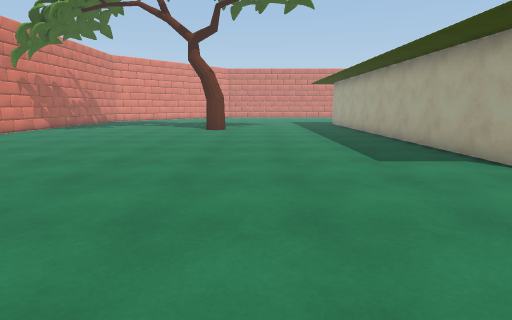
[1] (above)

22 first-person views from a walk through a 3-D level made in the Unity game engine. The camera is 1.3 m above the floor, tilts 10° down and sees 80° across. The floor is counted in squares, 1 m on a side. Each view is taken from the middle of a square. On the plan, view 1 faces up. The plan holds only what a view shows up to about 14 squares ahead; the rest is blank. The place goes on beyond the plan. The player is left out. Door leaves are left out, so doorways stand open. Surface patterns are stand-ins for the level's own textures.

[2]
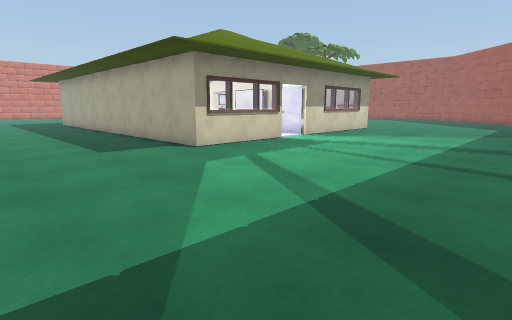

[3]
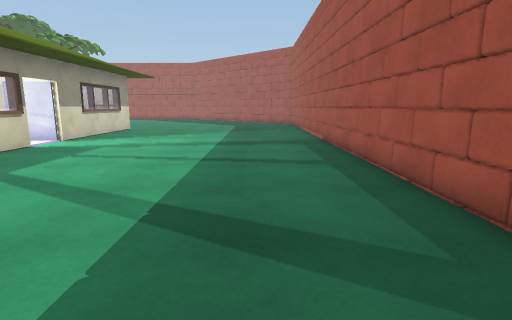

[4]
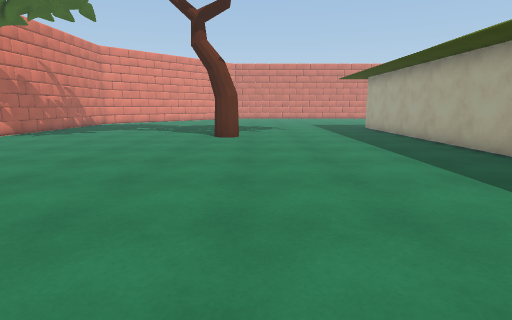

[5]
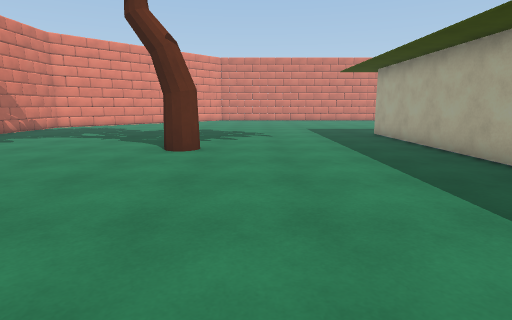

[6]
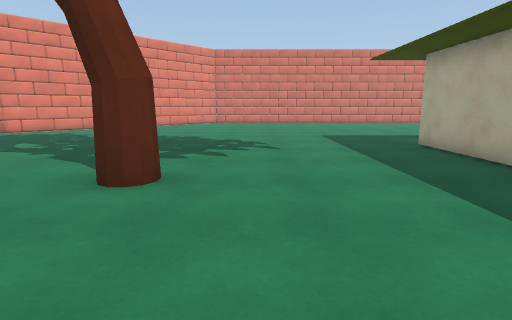

[7]
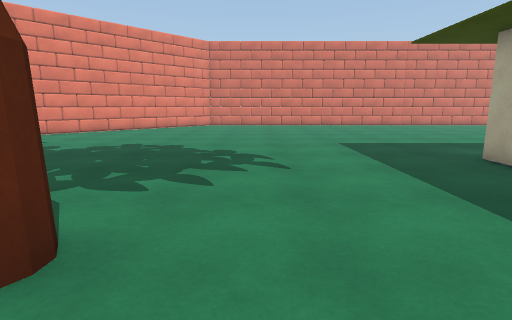

[8]
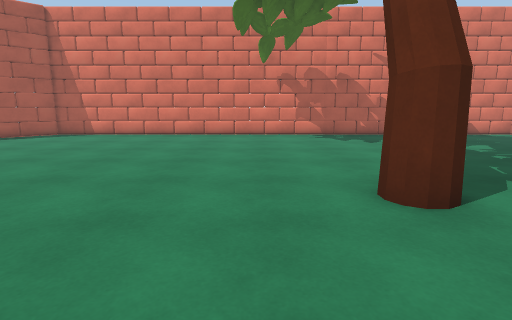

[9]
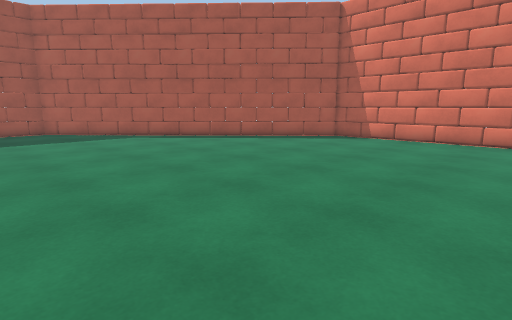

[10]
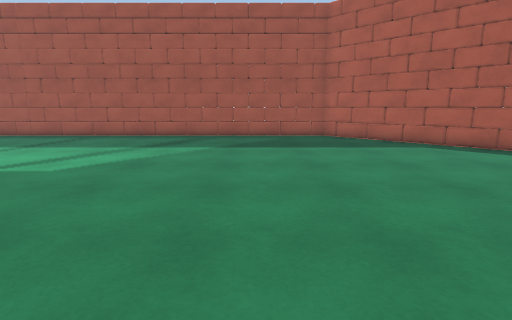

[11]
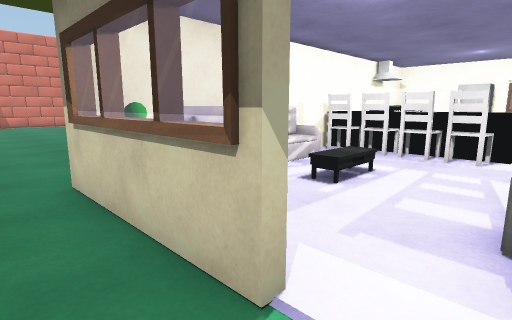

[12]
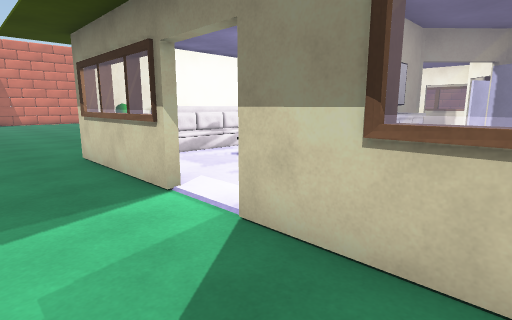

[13]
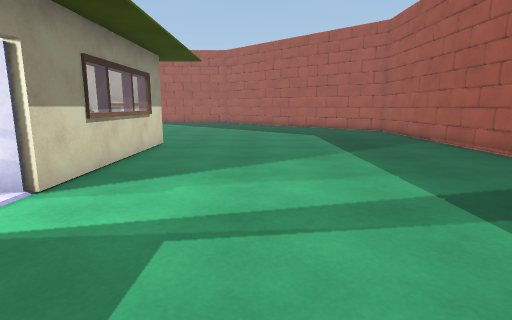

[14]
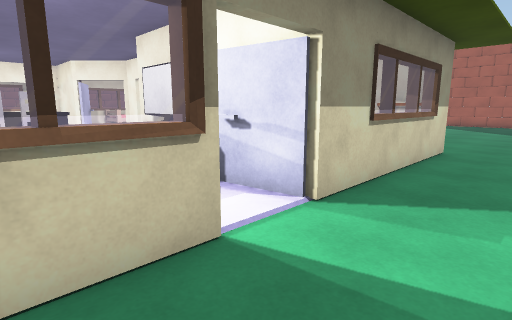

[15]
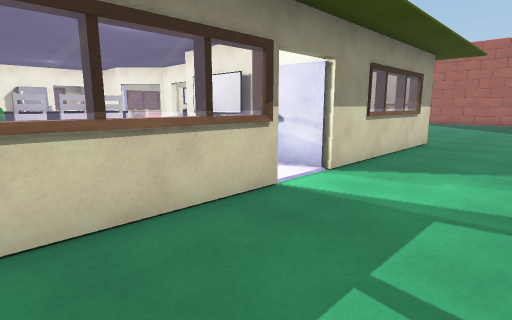

[16]
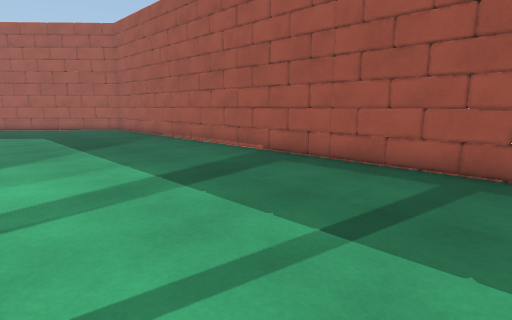

[17]
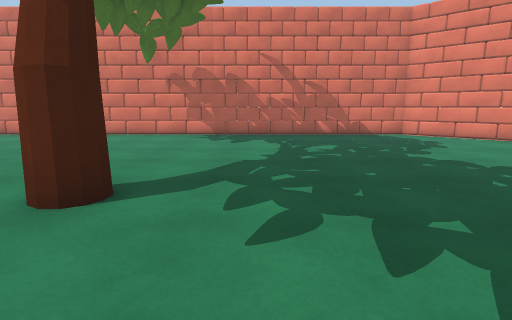

[18]
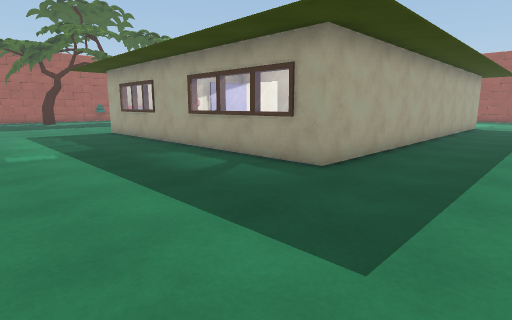

[19]
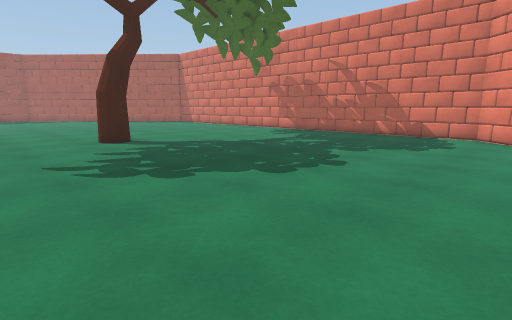

[20]
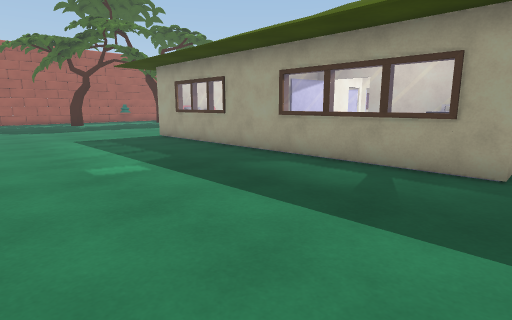

[21]
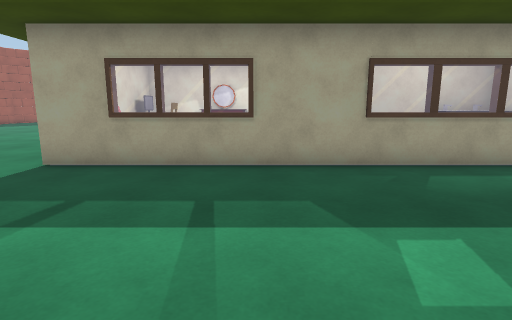

[22]
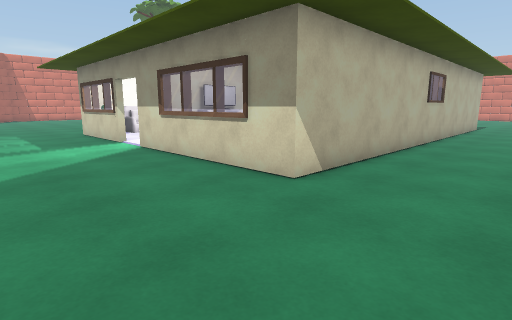

### Floor plan
Key: @ floor where view 1 was taken; # wall or solid block; . floor; D open door; = window, fence, low wall or low ledge; ^ raised ledge; H house; T tree; E oven; S sofa; C computer; O other object.
Columns run from 12 left of view 1 to 21 right of it. Each row starts with its distance up from view 1.
 29  ##..................... .
 28 ##...............................
 27 #.................................
 26 #.................................
 25 #.................................
 24 #................................
 23 #...............................
 22 #.................H====####OOO#.
 21 #.................H    ##    O ..
 20 #.................#^  ###      ...
 19 #.................  ##DD#     #...
 18 #.........T.......  #  H##  C##...
 17 #.........T.......EE   #DDO ###..
 16 #.................E     DDO####..
 15 #.................H^^^   D    #..
 14 #.................H^^^^       #..
 13 #.................#^^^^ D#    #..
 12 #.................H=    D#    #..
 11 #.................S...        #..
 10 #.................#.O.        #..
  9 #.................#...        #..
  8 #.................H=.. #     ##...
  7 #.................#############...
  6 #.................#===DD###==#....
  5 ##................................
  4  ##...............................
  3   ##..............................
  2    ##.............................
  1     ##............................
  0      ##.....@.....................
 -1       #...........................
 -2       ##..........................
 -3        ##.........................
 -4         ##########################

Positions as (right, up) in squares from view 1, and headings:
1: (0, 0), facing up
2: (0, -2), facing up-right
3: (0, -1), facing right
4: (-1, 4), facing up
5: (0, 8), facing up
6: (0, 12), facing up
7: (0, 15), facing up
8: (2, 15), facing left
9: (0, 13), facing down-left
10: (0, 10), facing down
11: (11, 5), facing up-left
12: (14, 4), facing up-left
13: (7, 3), facing right
14: (8, 4), facing up-right
15: (6, 3), facing up-right
16: (6, 3), facing down-right
17: (2, 20), facing left
18: (2, 28), facing down-right
19: (2, 29), facing down-left
20: (5, 29), facing down-right
21: (13, 29), facing down
22: (21, 2), facing up-left
